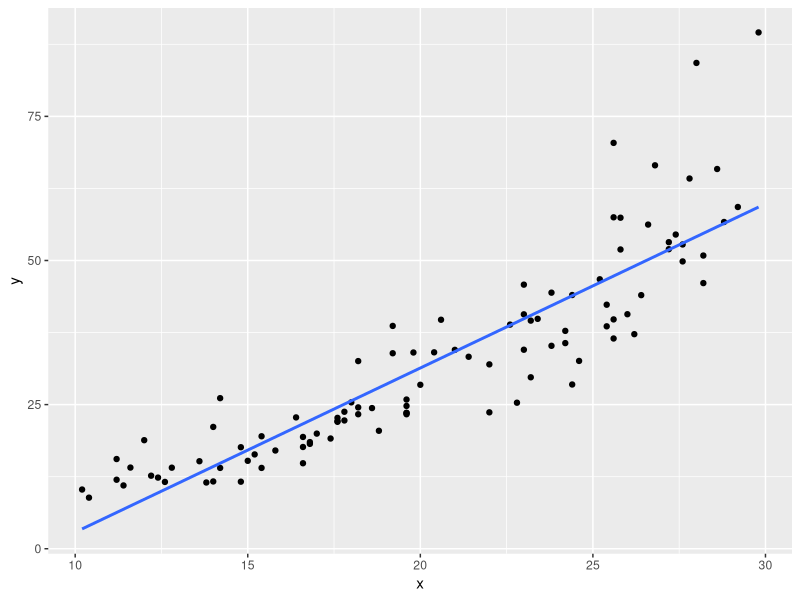
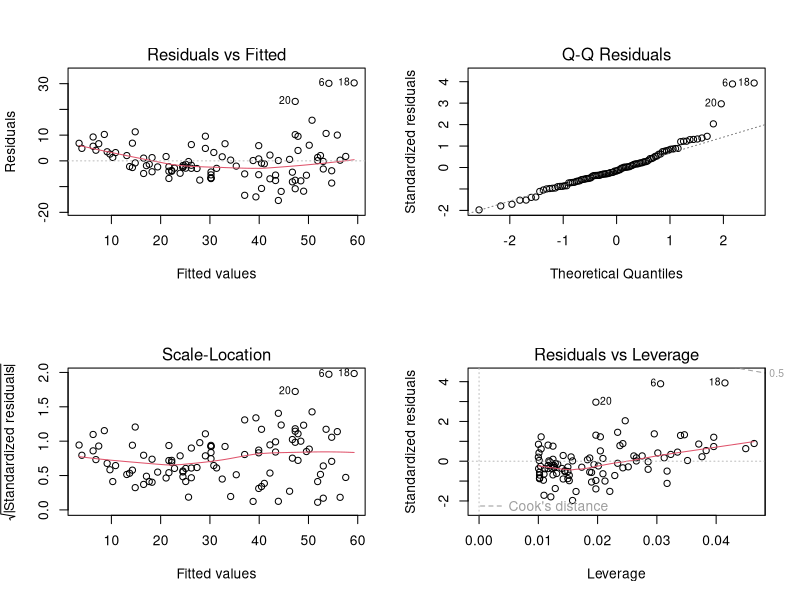
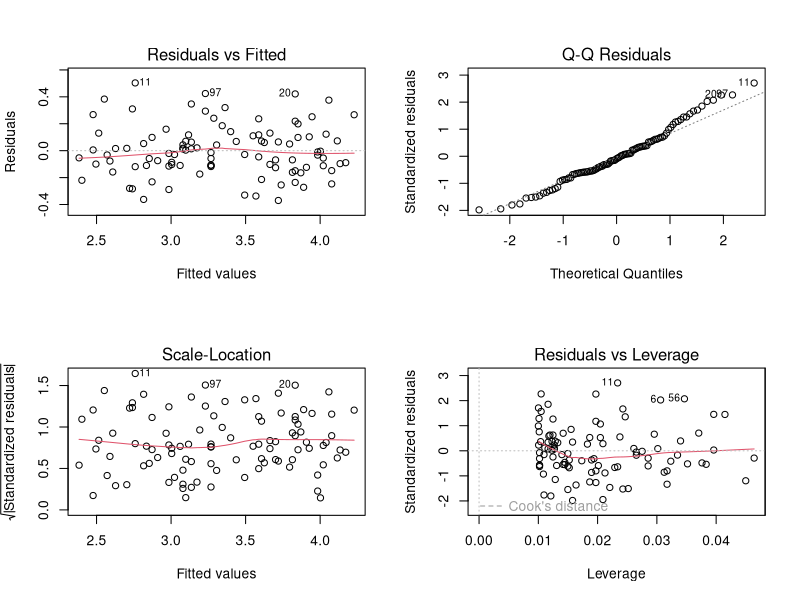

These figures' R source, in order: (Note: this script raises an error after producing the figures.)
library(tidyverse)

set.seed(1)

n <- 100
df <- tibble(
    x = runif(n, 0, 1) %>% round(2),
    y = exp(2.4 + 1.82 * x + rnorm(n, 0, 0.2)) %>% round(2)
) %>%
    mutate(
        x = 10 + x * (30 - 10),
        x = x %>% round(2)
    )

ggplot(df, aes(x, y)) +
    geom_point() +
    geom_smooth(method = lm, se = FALSE)

par(mfrow = c(2,2))
plot(lm(y ~ x, data = df))
plot(lm(log(y) ~ x, data = df))

names(df) <- c('anxiety', 'performance')

# par(mfrow = c(1,1))
# hist(df$y, breaks = 30)
# hist(log(df$y), breaks = 30)

write_csv(df, path = '~/R/uoepsy/data/anx_perf.csv')
